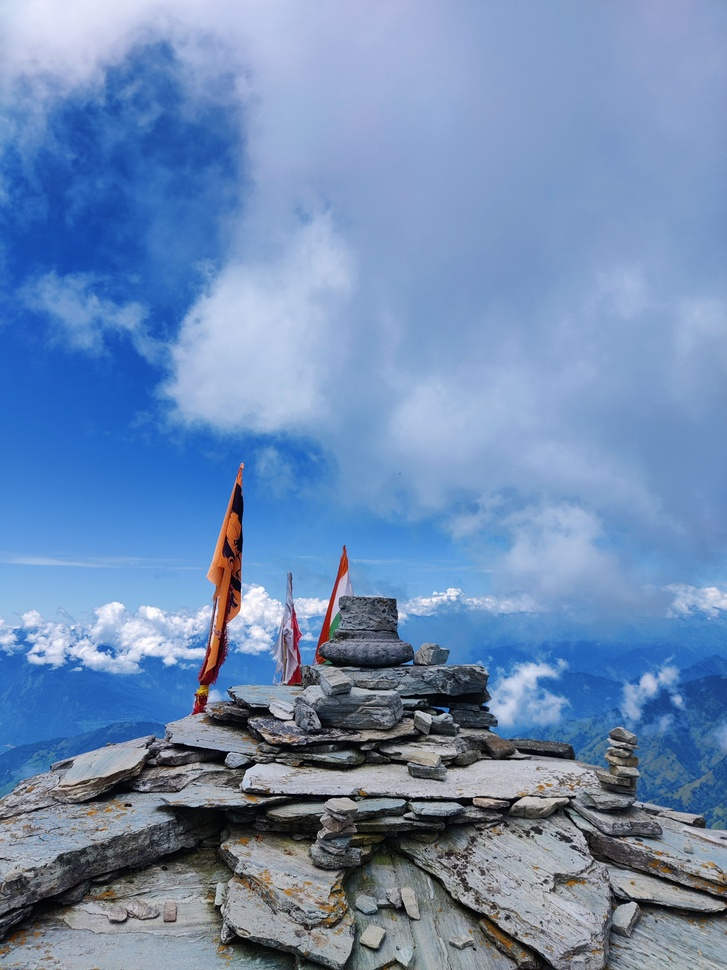
#> input picture CV_UNIT_2/08_Median_Filter/input.jpg, 727 x 970 px, shrunk from 3000 x 4000 before the run
$ python program.py
#> lines starting #> are read from the running program, lines starting #| are printed output that depends on the picture; after the words box and inside, x2 and y2 are one past the last pixel; in counts of white or black regions, pixels touching at a corner belong together
import cv2
import numpy as np

image = cv2.imread("input.jpg")
#> image is the input picture: shape (970, 727, 3); mean B, G, R 179.4, 139.7, 111.2

if image is None:
    print("Error: input.jpg not found")
    exit()

noisy_image = image.copy()

amount = 0.02
num_pixels = int(amount * image.shape[0] * image.shape[1])
#> num_pixels = 14103

for i in range(num_pixels):
    y = np.random.randint(0, image.shape[0])
    x = np.random.randint(0, image.shape[1])
    noisy_image[y, x] = 255
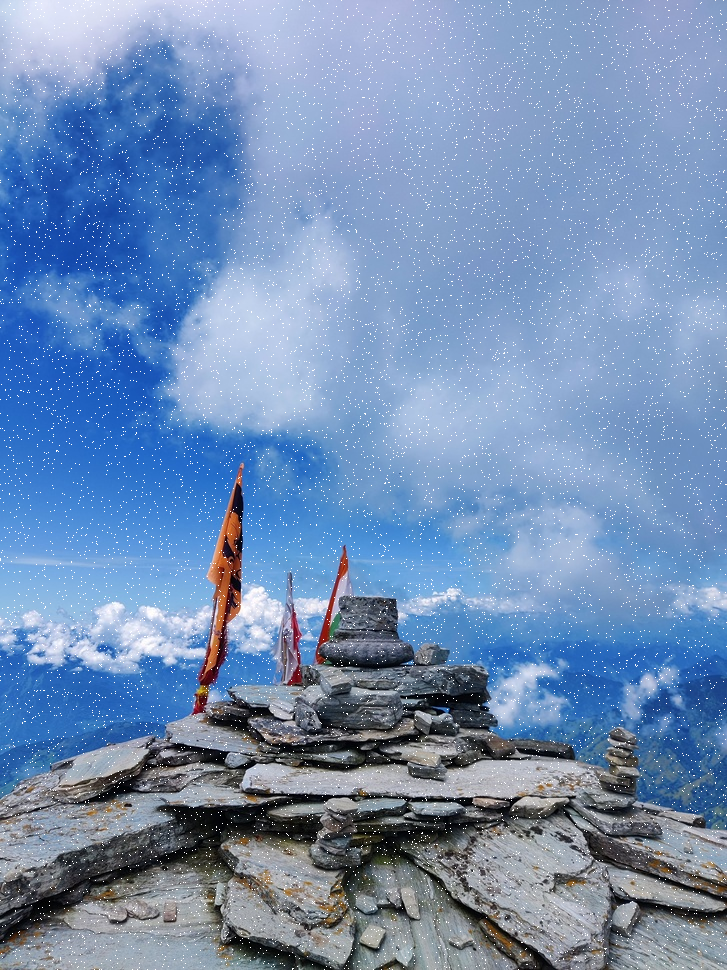
#> noisy_image: shape (970, 727, 3); 1.98% of pixels changed, all inside (x1, y1, x2, y2) = (0, 0, 727, 970)

for i in range(num_pixels):
    y = np.random.randint(0, image.shape[0])
    x = np.random.randint(0, image.shape[1])
    noisy_image[y, x] = 0
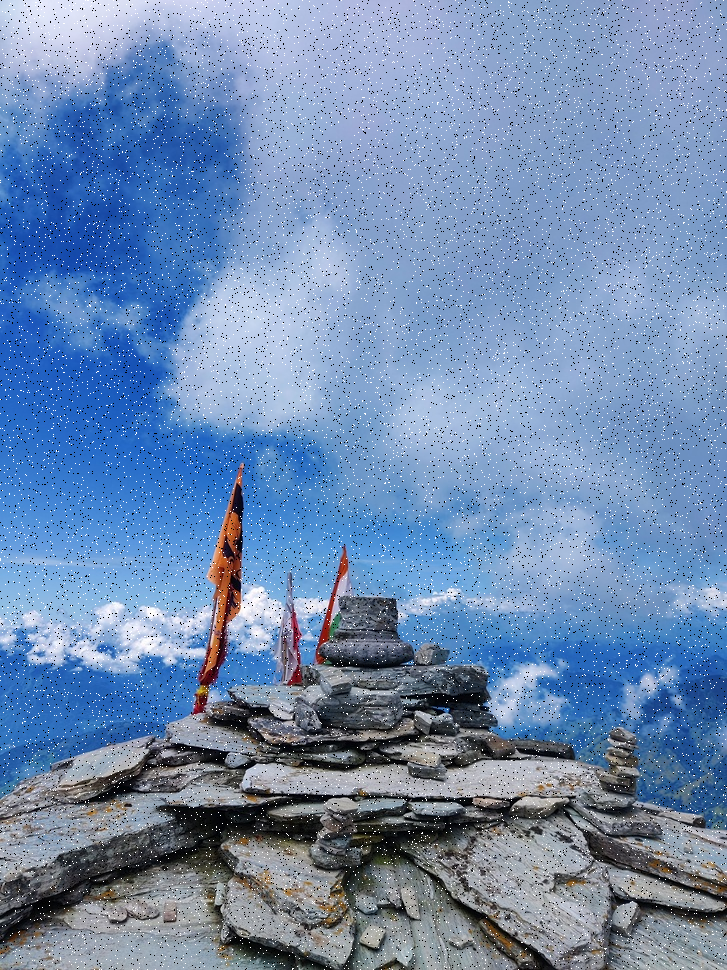
#> noisy_image: shape (970, 727, 3); 1.98% of pixels changed, all inside (x1, y1, x2, y2) = (0, 0, 727, 970)

median_image = cv2.medianBlur(noisy_image, 5)

cv2.imwrite("output.png", median_image)

print("Salt-and-pepper noise added.")
print("5x5 median filter applied.")
print("Median filtered image saved as output.png")

$ run again, with CV_UNIT_2/02_Brightness/input.jpg copied over CV_UNIT_2/08_Median_Filter/input.jpg
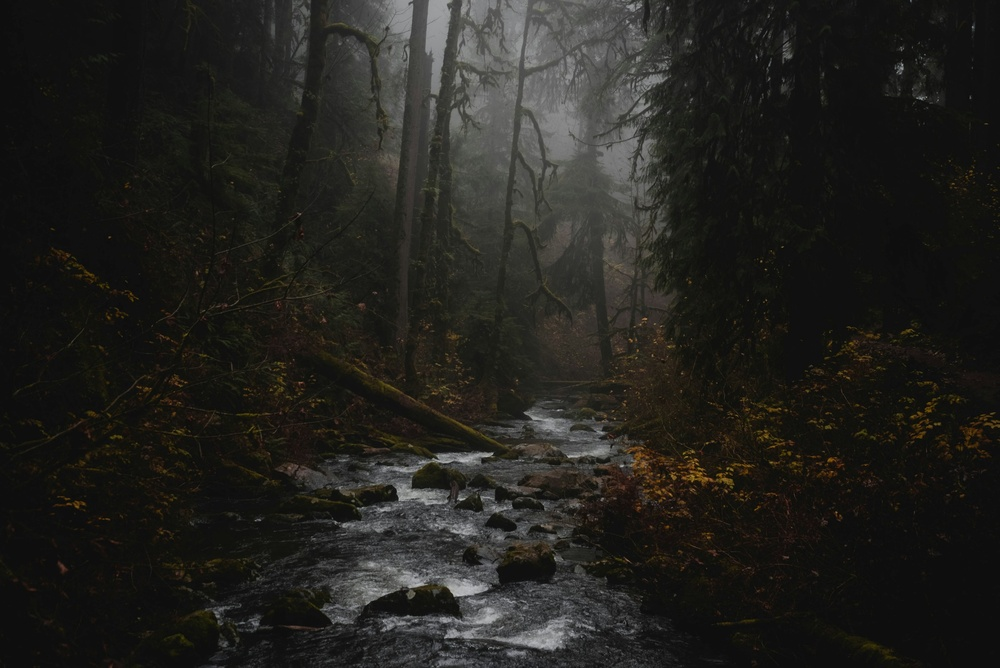
#> input picture CV_UNIT_2/02_Brightness/input.jpg, 1000 x 668 px, shrunk from 2400 x 1602 before the run
#> image is the input picture: shape (668, 1000, 3); mean B, G, R 29.9, 33.7, 34.5
#> after the loop `for i in range(num_pixels):`:
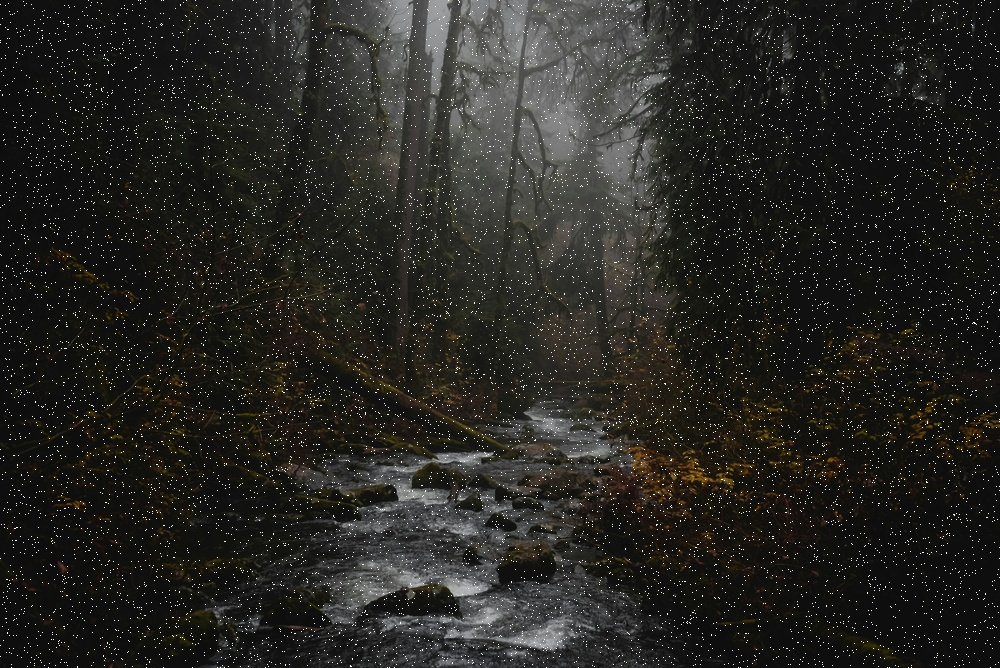
#> noisy_image: shape (668, 1000, 3); 1.98% of pixels changed, all inside (x1, y1, x2, y2) = (0, 0, 1000, 668)
#> after the loop `for i in range(num_pixels):`:
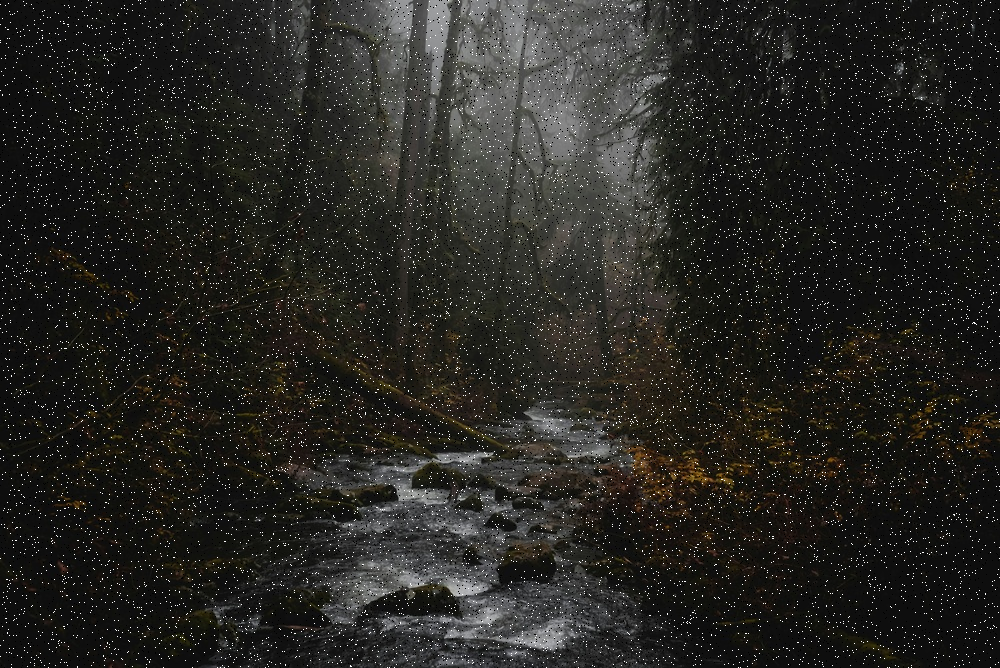
#> noisy_image: shape (668, 1000, 3); 1.98% of pixels changed, all inside (x1, y1, x2, y2) = (0, 0, 1000, 668)
